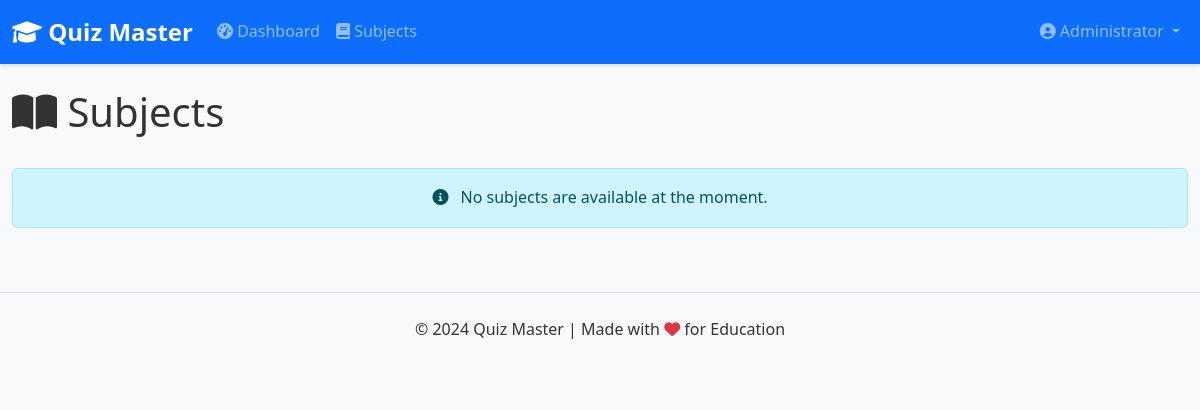
/user/subjects (signed in), run on an earlier commit of the app's database.
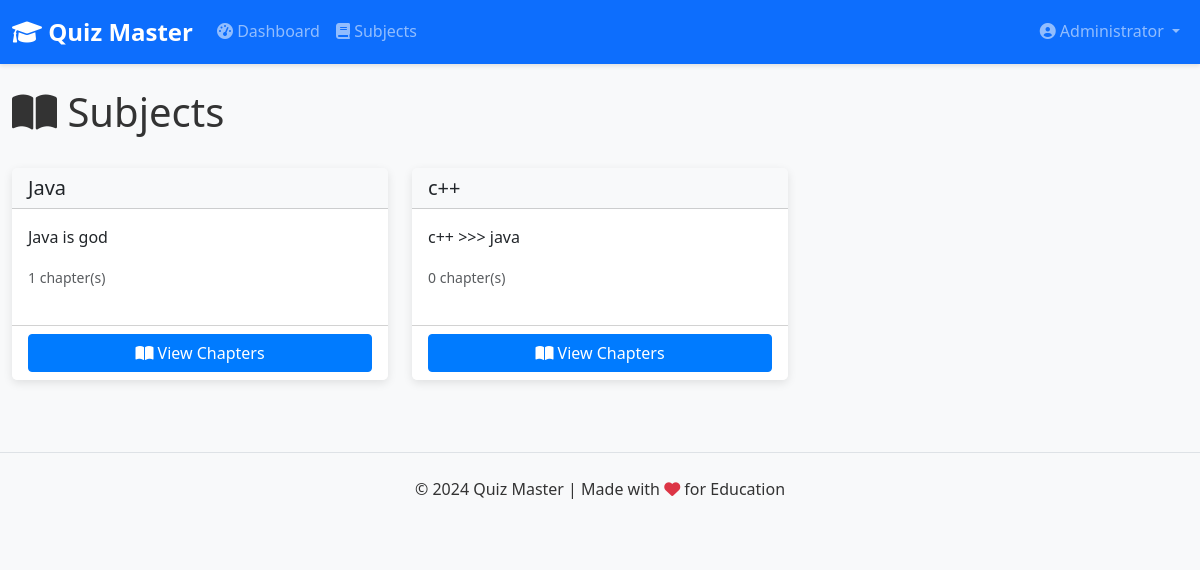
And on a later commit of the database.
### models/subject.py (models this page shows, shortened)
class Subject(db.Model):
    __tablename__ = 'subjects'
    id = db.Column(db.Integer, primary_key=True)
    name = db.Column(db.String(100), unique=True, nullable=False)
    description = db.Column(db.Text)
    chapters = db.relationship('Chapter', backref='subject', lazy=True, cascade='all, delete-orphan')

### controllers/user.py (the view)
@user_bp.route('/subjects')
@login_required
def subjects():
    subjects = Subject.query.all()
    return render_template('user/subjects.html', subjects=subjects, title='Subjects')

### models/user.py (called while the page is built)
    def is_admin(self):
        return self.role == 'admin'

### templates/user/subjects.html
{% extends 'layout.html' %}
{% block content %}
<div class="d-flex justify-content-between align-items-center mb-4">
    <h1 class="display-6">
        <i class="fas fa-book-open"></i> Subjects
    </h1>
</div>
<div class="row">
    {% if subjects %}
        {% for subject in subjects %}
        <div class="col-md-4 mb-4">
            <div class="card h-100">
                <div class="card-header">
                    <h5 class="card-title mb-0">{{ subject.name }}</h5>
                </div>
                <div class="card-body">
                    <p class="card-text">{{ subject.description }}</p>
                    <div class="d-flex justify-content-between align-items-center">
                        <small class="text-muted">{{ subject.chapters|length }} chapter(s)</small>
                    </div>
                </div>
                <div class="card-footer bg-white">
                    <a href="{{ url_for('user.chapters', subject_id=subject.id) }}" class="btn btn-primary w-100">
                        <i class="fas fa-book-open"></i> View Chapters
                    </a>
                </div>
            </div>
        </div>
        {% endfor %}
    {% else %}
        <div class="col-12">
            <div class="alert alert-info text-center">
                <i class="fas fa-info-circle me-2"></i> No subjects are available at the moment.
            </div>
        </div>
    {% endif %}
</div>
{% endblock %}

What changed in the data, as far as the page shows it:
added Subject: name "Java", description "Java is god", chapters|length "1"
added Subject: name "c++", description "c++ >>> java", chapters|length "0"
Also different on the page:
text no longer shown: "No subjects are available at the moment."
